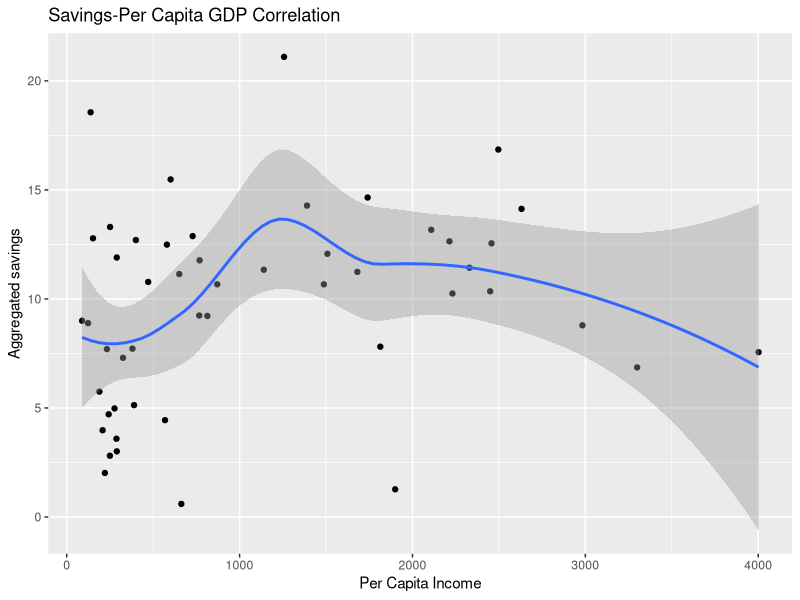

The R script that drew this image:
## ---- chunk 1
library(ggplot2)
## ---- chunk 2
summary(cars)
## ---- chunk 3
ggplot(LifeCycleSavings, aes(dpi, sr)) + 
  geom_point() + 
  geom_smooth() + 
  ggtitle("Savings-Per Capita GDP Correlation") +
  xlab("Per Capita Income") +
  ylab("Aggregated savings")
